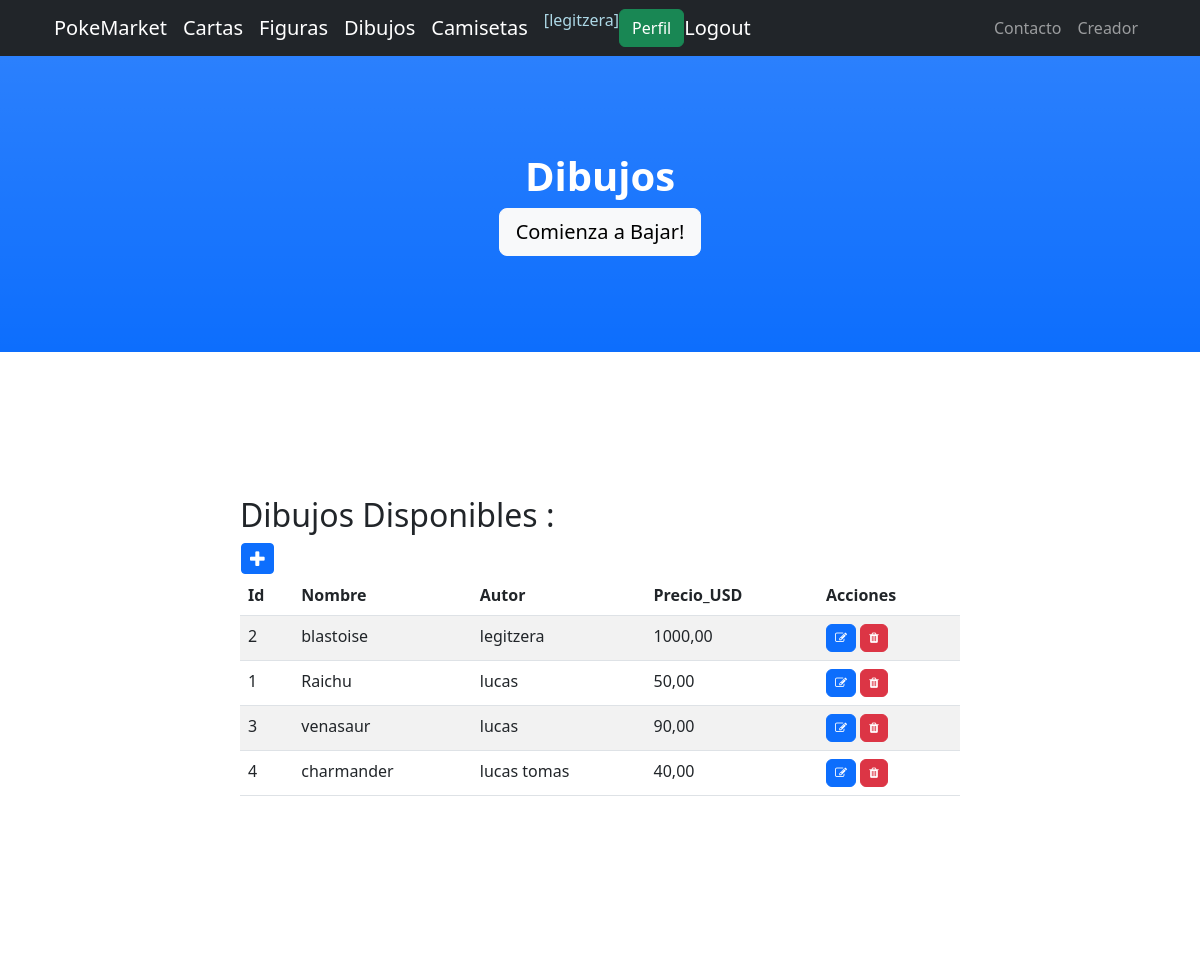
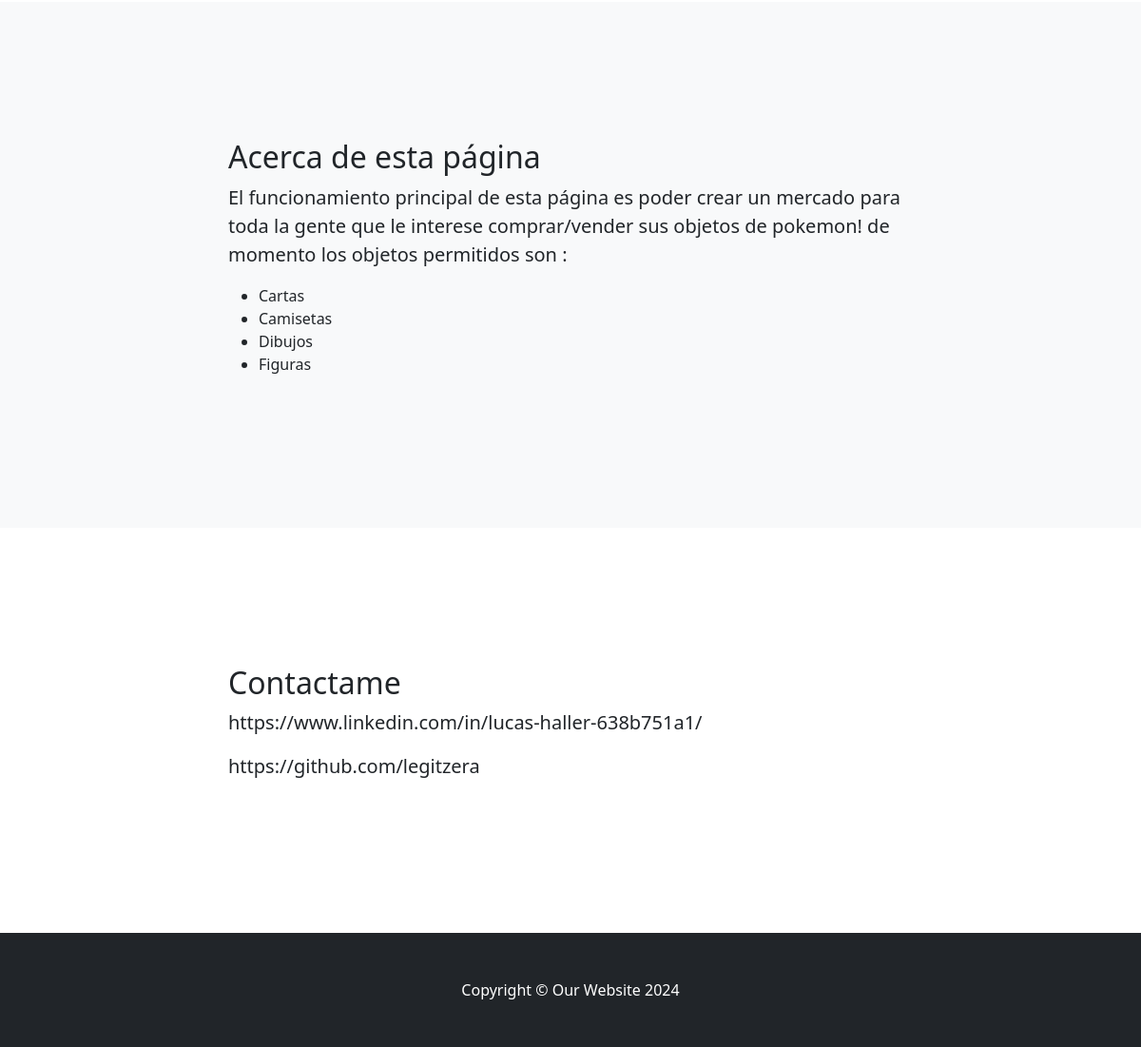
Page /dibujos/ (signed in) on the committed database (2 pictures, top to bottom).
### miapp/models.py (models this page shows, shortened)
class Dibujo(models.Model):
    nombre = models.CharField(max_length=100)
    autor = models.CharField(max_length=100)
    precio_USD = models.DecimalField(max_digits=10, decimal_places=2, default=0)

### miapp/views.py (the view)
# urls.py: path('dibujos/', dibujos, name="dibujos"),
@login_required
def dibujos (request):
    contexto = {'dibujos' : Dibujo.objects.all().order_by("autor")}
    return render(request, "miapp/dibujos.html", contexto)

### miapp/templates/miapp/dibujos.html (shortened to what this page needs)
{% extends "miapp/index.html" %}
{% block titulo %}
 <h1 class="fw-bolder">Dibujos</h1>
 <a class="btn btn-lg btn-light" href="#about">Comienza a Bajar!</a>
{% endblock titulo %}
{% block contenido %}
 <h2> Dibujos Disponibles : </h2>
 <table>
    <tr>
        <td>
            <a
            href="{% url 'dibujo_create'%}"
            class="btn btn-primary btn-sm"
            ><i class="fa fa-plus fa-lg" title="Crear"></i>
            </a>
        </td>
     </table>
 <table class="table table-striped">
        <thead>
            <tr>
                <th> Id </th>
                <th> Nombre </th>
                <th> Autor </th>
                <th> Precio_USD </th>
                <th> Acciones </th>
            </tr>
        </thead>
        <tbody>
        {% for d in dibujos %}
            <tr>
                <td>{{ d.id }}</td>
                <td>{{ d.nombre }}</td>
                <td>{{ d.autor }}</td>
                <td>{{ d.precio_USD }}</td>
                <td>
                    <a
                      href="{% url 'dibujo_update' d.id %}"
                      class="btn btn-primary"
                      style="--bs-btn-padding-y: .25rem; --bs-btn-padding-x: .5rem; --bs-btn-font-size: .75rem;"
                      ><i class="fa fa-edit fa-sm" title="Edit Record"></i>
                    </a>
                    <a
                      href="{% url 'dibujo_delete' d.id %}"
                      class="btn btn-danger"
                      style="--bs-btn-padding-y: .25rem; --bs-btn-padding-x: .5rem; --bs-btn-font-size: .75rem;"
                      ><i class="fa fa-trash fa-sm" title="Delete Record"></i>
                    </a>
                </td>
            </tr>
        {% endfor %}
        </tbody>
     </table>
{% endblock contenido %}

### miapp/templates/miapp/index.html (shortened to what this page needs)
<!DOCTYPE html>
<html lang="en">
    <head>
        {% load static %}
        <link href="{% static 'css/styles.css' %}" rel="stylesheet" />
        <link rel="stylesheet" href="https://cdnjs.cloudflare.com/ajax/libs/font-awesome/4.7.0/css/font-awesome.min.css">
    </head>
    <body id="page-top">
        <nav class="navbar navbar-expand-lg navbar-dark bg-dark fixed-top" id="mainNav">
            <div class="container px-4">
                <a class="navbar-brand" href="{% url 'home' %}">PokeMarket</a>
                {% if user.is_authenticated %}
                <a class="navbar-brand" href="{% url 'cartas' %}">Cartas</a>
                <a class="navbar-brand" href="{% url 'figuras' %}">Figuras</a>
                <a class="navbar-brand" href="{% url 'dibujos' %}">Dibujos</a>
                <a class="navbar-brand" href="{% url 'camisetas' %}">Camisetas</a>
                <p style="color:lightblue">[{{user.username}}]</p>
                <a class="btn btn-success" href="{% url 'perfil' %}">Perfil</a>
                <a class="navbar-brand" href="{% url 'logout' %}">Logout</a>
                {% else %}
                <a class="btn btn-primary" href="{% url 'login' %}">Login</a>
                <a class="btn btn-success" href="{% url 'registrar' %}">Registrarse</a>
                {% endif %}
                <div class="collapse navbar-collapse" id="navbarResponsive">
                    <ul class="navbar-nav ms-auto">
                        <li class="nav-item"><a class="nav-link" href="#contact">Contacto</a></li>
                        <li class="nav-item"><a class="nav-link" href="{% url 'creador' %}">Creador</a></li>
                    </ul>
                </div>
            </div>
        </nav>
        <header class="bg-primary bg-gradient text-white">
            <div class="container px-4 text-center">
        {% block titulo %}{% endblock titulo %}
            </div>
        </header>
        <section id="about">
            <div class="container px-4">
                <div class="row gx-4 justify-content-center">
                    <div class="col-lg-8">
                        {% block contenido %}
                        {% endblock contenido %}
                    </div>
                </div>
            </div>
        </section>
        <section class="bg-light" id="services">
            <div class="container px-4">
                <div class="row gx-4 justify-content-center">
                    <div class="col-lg-8">
                        <h2>Acerca de esta página</h2>
                        <p class="lead">El funcionamiento principal de esta página es poder crear un mercado para toda la gente que le interese comprar/vender sus objetos de pokemon! de momento los objetos permitidos son :</p>
                        <ul>
                            <li>Cartas</li>
                            <li>Camisetas</li>
                            <li>Dibujos</li>
                            <li>Figuras</li>
                        </ul>
                    </div>
                </div>
            </div>
        </section>
        <section id="contact">
            <div class="container px-4">
                <div class="row gx-4 justify-content-center">
                    <div class="col-lg-8">
                        <h2>Contactame</h2>
                        <p class="lead">https://www.linkedin.com/in/lucas-haller-638b751a1/
                        </p>
                        <p class="lead"> https://github.com/legitzera
                        </p>
                    </div>
                </div>
            </div>
        </section>
        <footer class="py-5 bg-dark">
            <div class="container px-4"><p class="m-0 text-center text-white">Copyright &copy; Our Website 2024</p></div>
        </footer>
    </body>
</html>

### rows in the picture
Dibujo: id "2", nombre "blastoise", autor "legitzera", precio_USD "1000,00"
Dibujo: id "1", nombre "Raichu", autor "lucas", precio_USD "50,00"
Dibujo: id "3", nombre "venasaur", autor "lucas", precio_USD "90,00"
Dibujo: id "4", nombre "charmander", autor "lucas tomas", precio_USD "40,00"

### other values in the picture
{{ user.username }} "legitzera"
